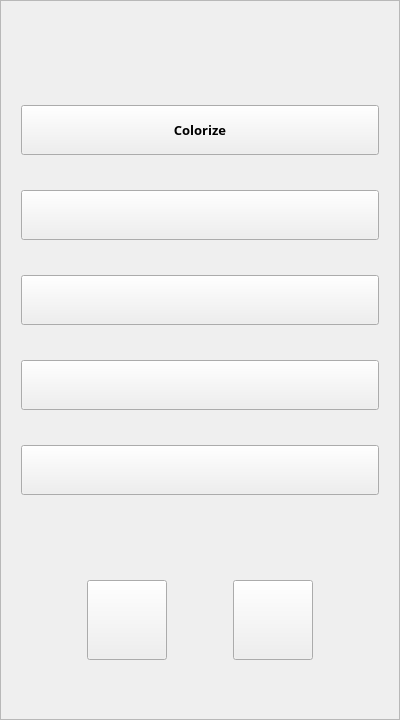
<?xml version="1.0" encoding="UTF-8"?>
<ui version="4.0">
 <class>Form</class>
 <widget class="QWidget" name="Form">
  <property name="geometry">
   <rect>
    <x>0</x>
    <y>0</y>
    <width>400</width>
    <height>720</height>
   </rect>
  </property>
  <property name="windowTitle">
   <string>Form</string>
  </property>
  <layout class="QHBoxLayout" name="horizontalLayout_2">
   <property name="leftMargin">
    <number>0</number>
   </property>
   <property name="topMargin">
    <number>0</number>
   </property>
   <property name="rightMargin">
    <number>0</number>
   </property>
   <property name="bottomMargin">
    <number>0</number>
   </property>
   <item>
    <widget class="QFrame" name="frame">
     <property name="maximumSize">
      <size>
       <width>9999</width>
       <height>9999</height>
      </size>
     </property>
     <property name="frameShape">
      <enum>QFrame::StyledPanel</enum>
     </property>
     <property name="frameShadow">
      <enum>QFrame::Raised</enum>
     </property>
     <layout class="QVBoxLayout" name="verticalLayout_3">
      <property name="spacing">
       <number>35</number>
      </property>
      <property name="leftMargin">
       <number>20</number>
      </property>
      <property name="topMargin">
       <number>45</number>
      </property>
      <property name="rightMargin">
       <number>20</number>
      </property>
      <property name="bottomMargin">
       <number>0</number>
      </property>
      <item>
       <layout class="QVBoxLayout" name="verticalLayout_2">
        <property name="spacing">
         <number>35</number>
        </property>
        <property name="rightMargin">
         <number>0</number>
        </property>
        <item>
         <widget class="QPushButton" name="face_btn">
          <property name="sizePolicy">
           <sizepolicy hsizetype="Expanding" vsizetype="Fixed">
            <horstretch>0</horstretch>
            <verstretch>0</verstretch>
           </sizepolicy>
          </property>
          <property name="maximumSize">
           <size>
            <width>16777215</width>
            <height>50</height>
           </size>
          </property>
          <property name="font">
           <font>
            <family>Neue Haas Grotesk Text Pro</family>
            <pointsize>10</pointsize>
            <weight>75</weight>
            <bold>true</bold>
           </font>
          </property>
          <property name="text">
           <string>Colorize</string>
          </property>
         </widget>
        </item>
        <item>
         <widget class="QPushButton" name="colorize_btn">
          <property name="sizePolicy">
           <sizepolicy hsizetype="Expanding" vsizetype="Fixed">
            <horstretch>0</horstretch>
            <verstretch>0</verstretch>
           </sizepolicy>
          </property>
          <property name="maximumSize">
           <size>
            <width>16777215</width>
            <height>50</height>
           </size>
          </property>
          <property name="font">
           <font>
            <family>Neue Haas Grotesk Text Pro</family>
            <pointsize>10</pointsize>
            <weight>75</weight>
            <bold>true</bold>
           </font>
          </property>
          <property name="text">
           <string/>
          </property>
         </widget>
        </item>
        <item>
         <widget class="QPushButton" name="cartoon_btn">
          <property name="sizePolicy">
           <sizepolicy hsizetype="Expanding" vsizetype="Fixed">
            <horstretch>0</horstretch>
            <verstretch>0</verstretch>
           </sizepolicy>
          </property>
          <property name="maximumSize">
           <size>
            <width>16777215</width>
            <height>50</height>
           </size>
          </property>
          <property name="font">
           <font>
            <family>Neue Haas Grotesk Text Pro</family>
            <pointsize>10</pointsize>
            <weight>75</weight>
            <bold>true</bold>
           </font>
          </property>
          <property name="text">
           <string/>
          </property>
         </widget>
        </item>
        <item>
         <widget class="QPushButton" name="cartoon_btn2">
          <property name="sizePolicy">
           <sizepolicy hsizetype="Expanding" vsizetype="Fixed">
            <horstretch>0</horstretch>
            <verstretch>0</verstretch>
           </sizepolicy>
          </property>
          <property name="maximumSize">
           <size>
            <width>16777215</width>
            <height>50</height>
           </size>
          </property>
          <property name="font">
           <font>
            <family>Neue Haas Grotesk Text Pro</family>
            <pointsize>10</pointsize>
            <weight>75</weight>
            <bold>true</bold>
           </font>
          </property>
          <property name="text">
           <string/>
          </property>
         </widget>
        </item>
        <item>
         <widget class="QPushButton" name="invert_btn">
          <property name="sizePolicy">
           <sizepolicy hsizetype="Expanding" vsizetype="Fixed">
            <horstretch>0</horstretch>
            <verstretch>0</verstretch>
           </sizepolicy>
          </property>
          <property name="maximumSize">
           <size>
            <width>16777215</width>
            <height>50</height>
           </size>
          </property>
          <property name="font">
           <font>
            <family>Neue Haas Grotesk Text Pro</family>
            <pointsize>10</pointsize>
            <weight>75</weight>
            <bold>true</bold>
           </font>
          </property>
          <property name="text">
           <string/>
          </property>
         </widget>
        </item>
        <item>
         <spacer name="horizontalSpacer">
          <property name="orientation">
           <enum>Qt::Vertical</enum>
          </property>
          <property name="sizeType">
           <enum>QSizePolicy::Fixed</enum>
          </property>
          <property name="sizeHint" stdset="0">
           <size>
            <width>5</width>
            <height>50</height>
           </size>
          </property>
         </spacer>
        </item>
        <item>
         <layout class="QHBoxLayout" name="hbox3">
          <property name="spacing">
           <number>0</number>
          </property>
          <item>
           <widget class="QPushButton" name="y_btn">
            <property name="sizePolicy">
             <sizepolicy hsizetype="Maximum" vsizetype="Fixed">
              <horstretch>0</horstretch>
              <verstretch>0</verstretch>
             </sizepolicy>
            </property>
            <property name="maximumSize">
             <size>
              <width>80</width>
              <height>80</height>
             </size>
            </property>
            <property name="text">
             <string/>
            </property>
           </widget>
          </item>
          <item>
           <widget class="QPushButton" name="n_btn">
            <property name="sizePolicy">
             <sizepolicy hsizetype="Maximum" vsizetype="Fixed">
              <horstretch>0</horstretch>
              <verstretch>0</verstretch>
             </sizepolicy>
            </property>
            <property name="maximumSize">
             <size>
              <width>80</width>
              <height>80</height>
             </size>
            </property>
            <property name="text">
             <string/>
            </property>
           </widget>
          </item>
         </layout>
        </item>
       </layout>
      </item>
     </layout>
    </widget>
   </item>
  </layout>
 </widget>
 <resources/>
 <connections/>
</ui>
